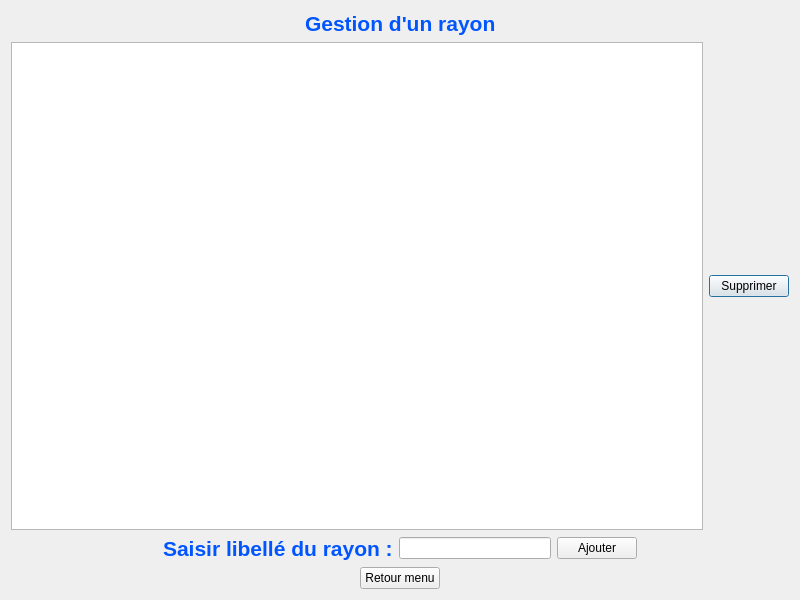
<?xml version="1.0" encoding="UTF-8"?>
<ui version="4.0">
 <class>windowRayon</class>
 <widget class="QDialog" name="windowRayon">
  <property name="geometry">
   <rect>
    <x>0</x>
    <y>0</y>
    <width>800</width>
    <height>600</height>
   </rect>
  </property>
  <property name="minimumSize">
   <size>
    <width>800</width>
    <height>600</height>
   </size>
  </property>
  <property name="maximumSize">
   <size>
    <width>1200</width>
    <height>900</height>
   </size>
  </property>
  <property name="windowTitle">
   <string>Gestion Rayon</string>
  </property>
  <layout class="QVBoxLayout" name="verticalLayout_2">
   <item>
    <layout class="QHBoxLayout" name="horizontalLayout">
     <item>
      <spacer name="horizontalSpacer_7">
       <property name="orientation">
        <enum>Qt::Horizontal</enum>
       </property>
       <property name="sizeHint" stdset="0">
        <size>
         <width>40</width>
         <height>20</height>
        </size>
       </property>
      </spacer>
     </item>
     <item>
      <widget class="QLabel" name="label">
       <property name="styleSheet">
        <string notr="true">color: rgb(0, 85, 255);
font-weight: bold;</string>
       </property>
       <property name="text">
        <string>&lt;html&gt;&lt;head/&gt;&lt;body&gt;&lt;p&gt;&lt;span style=&quot; font-size:16pt;&quot;&gt;Gestion d'un rayon&lt;/span&gt;&lt;/p&gt;&lt;/body&gt;&lt;/html&gt;</string>
       </property>
      </widget>
     </item>
     <item>
      <spacer name="horizontalSpacer_8">
       <property name="orientation">
        <enum>Qt::Horizontal</enum>
       </property>
       <property name="sizeHint" stdset="0">
        <size>
         <width>40</width>
         <height>20</height>
        </size>
       </property>
      </spacer>
     </item>
    </layout>
   </item>
   <item>
    <layout class="QHBoxLayout" name="horizontalLayout_3">
     <item>
      <layout class="QHBoxLayout" name="horizontalLayout_2">
       <item>
        <widget class="QTableView" name="tableViewRayon"/>
       </item>
       <item>
        <layout class="QVBoxLayout" name="verticalLayout">
         <item>
          <widget class="QPushButton" name="pushButtonSupprimerRayon">
           <property name="text">
            <string>Supprimer</string>
           </property>
          </widget>
         </item>
        </layout>
       </item>
      </layout>
     </item>
    </layout>
   </item>
   <item>
    <layout class="QHBoxLayout" name="horizontalLayout_4">
     <item>
      <spacer name="horizontalSpacer_3">
       <property name="orientation">
        <enum>Qt::Horizontal</enum>
       </property>
       <property name="sizeHint" stdset="0">
        <size>
         <width>40</width>
         <height>20</height>
        </size>
       </property>
      </spacer>
     </item>
     <item>
      <widget class="QLabel" name="label_2">
       <property name="styleSheet">
        <string notr="true">color: rgb(0, 85, 255);
font-weight: bold;</string>
       </property>
       <property name="text">
        <string>&lt;html&gt;&lt;head/&gt;&lt;body&gt;&lt;p&gt;&lt;span style=&quot; font-size:16pt;&quot;&gt;Saisir libellé du rayon :&lt;/span&gt;&lt;/p&gt;&lt;/body&gt;&lt;/html&gt;</string>
       </property>
      </widget>
     </item>
     <item>
      <widget class="QLineEdit" name="lineEditRayon"/>
     </item>
     <item>
      <widget class="QPushButton" name="pushButtonAjouterRayon">
       <property name="text">
        <string>Ajouter</string>
       </property>
      </widget>
     </item>
     <item>
      <spacer name="horizontalSpacer_4">
       <property name="orientation">
        <enum>Qt::Horizontal</enum>
       </property>
       <property name="sizeHint" stdset="0">
        <size>
         <width>40</width>
         <height>20</height>
        </size>
       </property>
      </spacer>
     </item>
    </layout>
   </item>
   <item>
    <layout class="QHBoxLayout" name="horizontalLayout_5">
     <item>
      <spacer name="horizontalSpacer">
       <property name="orientation">
        <enum>Qt::Horizontal</enum>
       </property>
       <property name="sizeHint" stdset="0">
        <size>
         <width>40</width>
         <height>20</height>
        </size>
       </property>
      </spacer>
     </item>
     <item>
      <widget class="QPushButton" name="pushButtonRetour">
       <property name="text">
        <string>Retour menu</string>
       </property>
       <property name="shortcut">
        <string>Backspace</string>
       </property>
      </widget>
     </item>
     <item>
      <spacer name="horizontalSpacer_2">
       <property name="orientation">
        <enum>Qt::Horizontal</enum>
       </property>
       <property name="sizeHint" stdset="0">
        <size>
         <width>40</width>
         <height>20</height>
        </size>
       </property>
      </spacer>
     </item>
    </layout>
   </item>
  </layout>
 </widget>
 <resources/>
 <connections/>
</ui>
